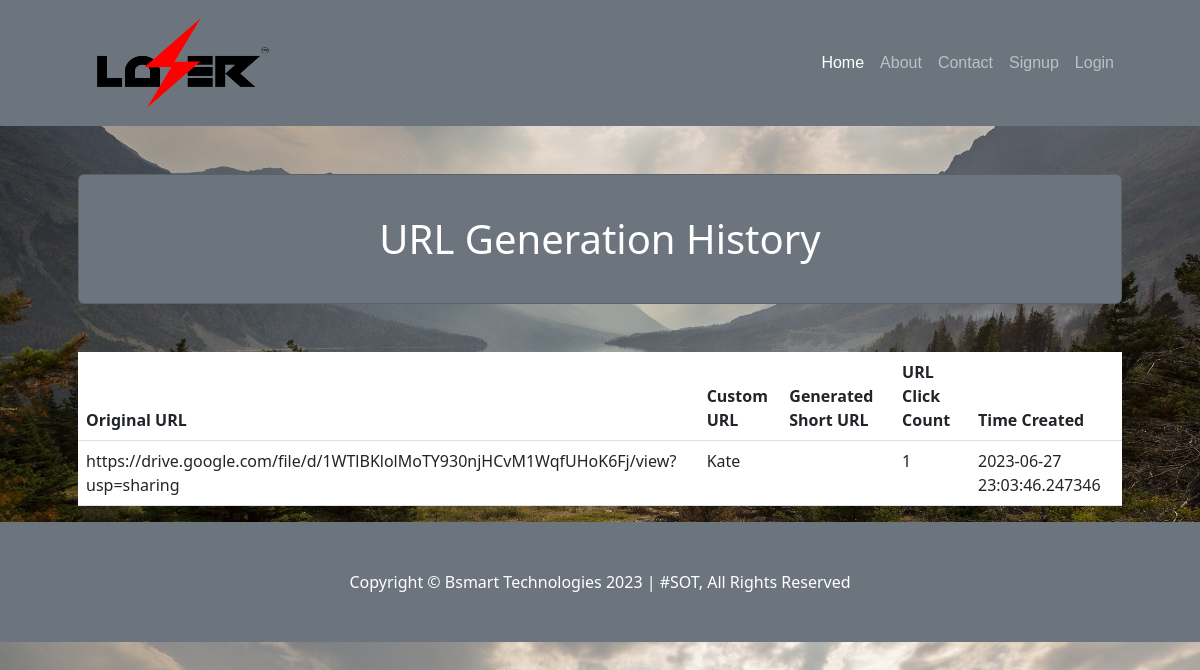
Before: /history with the older database file.
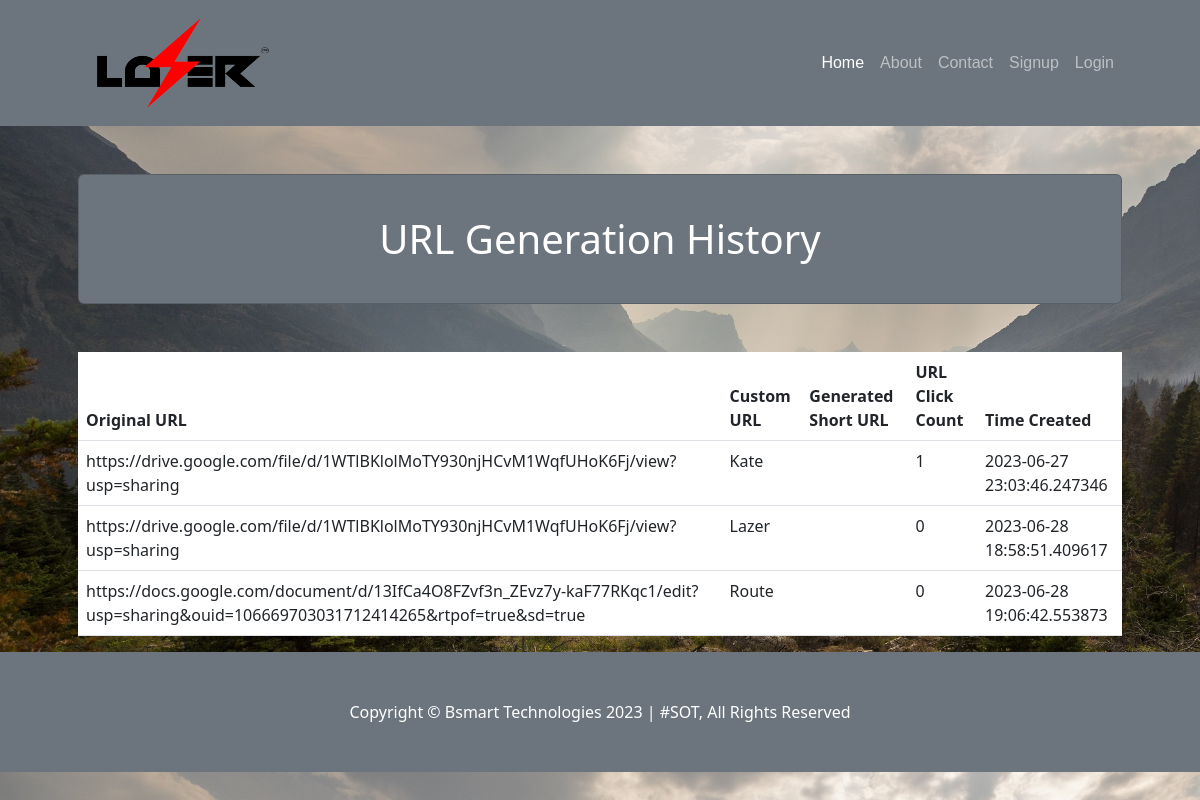
After: the same page with the newer database file.
### core/models.py (models this page shows, shortened)
class ShortUrls(db.Model):
    __tablename__ = 'shorturls'
    id = db.Column(db.Integer, primary_key=True)
    user_id = db.Column(db.Integer, db.ForeignKey('users.id'), nullable=False)
    original_url = db.Column(db.String(2048), nullable=False)
    short_id = db.Column(db.String(16), nullable=False, unique=True)
    short_url = db.Column(db.String(100))
    click_count = db.Column(db.Integer, default=0)
    created_at = db.Column(db.DateTime, default=datetime.utcnow)
    clicks = db.relationship('Click', backref='shorturls', lazy=True)
    shorturls_user = db.relationship('User', backref='shorturls')

### core/routes.py (the view)
@app.route('/history')
def history():
    url_activities = ShortUrls.query.all()
    return render_template('history.html', url_activities=url_activities)

### core/templates/history.html
{% extends 'base.html' %}
{% block content %}
<div class="container px-4 px-lg-5">
    <div class="card text-white bg-secondary my-5 py-4 text-center">
        <div class="card-body">
            <h1 class="text-white m-0">URL Generation History</h1>
        </div>
    </div>
    <div class="row gx-4 gx-lg-5">
        <div class="col-lg-12">
            <table class="table" style="background-color: #ffff;">
                <thead>
                    <tr>
                        <th scope="col">Original URL</th>
                        <th scope="col">Custom URL</th>
                        <th scope="col">Generated Short URL</th>
                        <th scope="col">URL Click Count</th>
                        <th scope="col">Time Created</th>
                    </tr>
                </thead>
                <tbody>
                    {% for activity in url_activities %}
                    <tr>
                        <td>{{ activity.original_url }}</td>
                        <td>{{ activity.short_id }}</td>
                        <td>{{ activity.short_url }}</td>
                        <td>{{ activity.click_count }}</td>
                        <td>{{ activity.created_at }}</td>
                    </tr>
                    {% endfor %}
                </tbody>
            </table>
        </div>
    </div>
</div>
{% endblock %}

### core/templates/base.html (shortened to what this page needs)
<!DOCTYPE html>
<html lang="en">
    <head>
        <link rel="stylesheet" href="{{ url_for('static', filename='css/styles.css') }}">
    </head>
    <body>
        <nav class="navbar navbar-expand-lg navbar-dark bg-secondary">
            <div class="container px-5">
                <a class="navbar-brand" href="{{url_for('index')}}"><img class="img-responsive" src="{{url_for('static', filename='images/lazer logo color.png')}}" alt="Lazer logo" style="height: 100px; width: 200px;"></a>
                <div class="collapse navbar-collapse" id="navbarSupportedContent">
                    <ul class="navbar-nav ms-auto mb-2 mb-lg-0">
                        {% if current_user.is_authenticated %}
                            <li class="nav-item"><a class="nav-link active" aria-current="page" href="{{url_for('index')}}">Home</a></li>
                            <li class="nav-item"><a class="nav-link" href="{{url_for('about')}}">About</a></li>
                            <li class="nav-item"><a class="nav-link" href="{{url_for('dashboard')}}">Dashboard</a></li>
                            <li class="nav-item"><a class="nav-link" href="{{url_for('contact')}}">Contact</a></li>
                            <li class="nav-item"><a class="nav-link" href="{{url_for('logout')}}">Logout</a></li>
                        {% else%}
                            <li class="nav-item"><a class="nav-link active" aria-current="page" href="{{url_for('index')}}">Home</a></li>
                            <li class="nav-item"><a class="nav-link" href="{{url_for('about')}}">About</a></li>
                            <li class="nav-item"><a class="nav-link" href="{{url_for('contact')}}">Contact</a></li>
                            <li class="nav-item"><a class="nav-link" href="{{url_for('register')}}">Signup</a></li>
                            <li class="nav-item"><a class="nav-link" href="{{url_for('login')}}">Login</a></li>
                        {% endif %}
                    </ul>
                </div>
            </div>
        </nav>
        {% block content %}
        {% endblock content %}
        <footer class="py-5 bg-secondary">
            <div class="container px-4 px-lg-5"><p class="m-0 text-center text-white">Copyright &copy; Bsmart Technologies 2023 | #SOT, All Rights Reserved</p></div>
        </footer>
    </body>
</html>

Changed rows visible on the page:
added ShortUrls: original_url "https://drive.google.com/file/d/1WTlBKlolMoTY930njHCvM1WqfUHoK6Fj/view?usp=sharing", short_id "Lazer", click_count "0", created_at "2023-06-28 18:58:51.409617"
added ShortUrls: original_url "https://docs.google.com/document/d/13IfCa4O8FZvf3n_ZEvz7y-kaF77RKqc1/edit?usp=sharing&ouid=106669703031712414265&rtpof=true&sd=true", short_id "Route", click_count "0", created_at "2023-06-28 19:06:42.553873"
